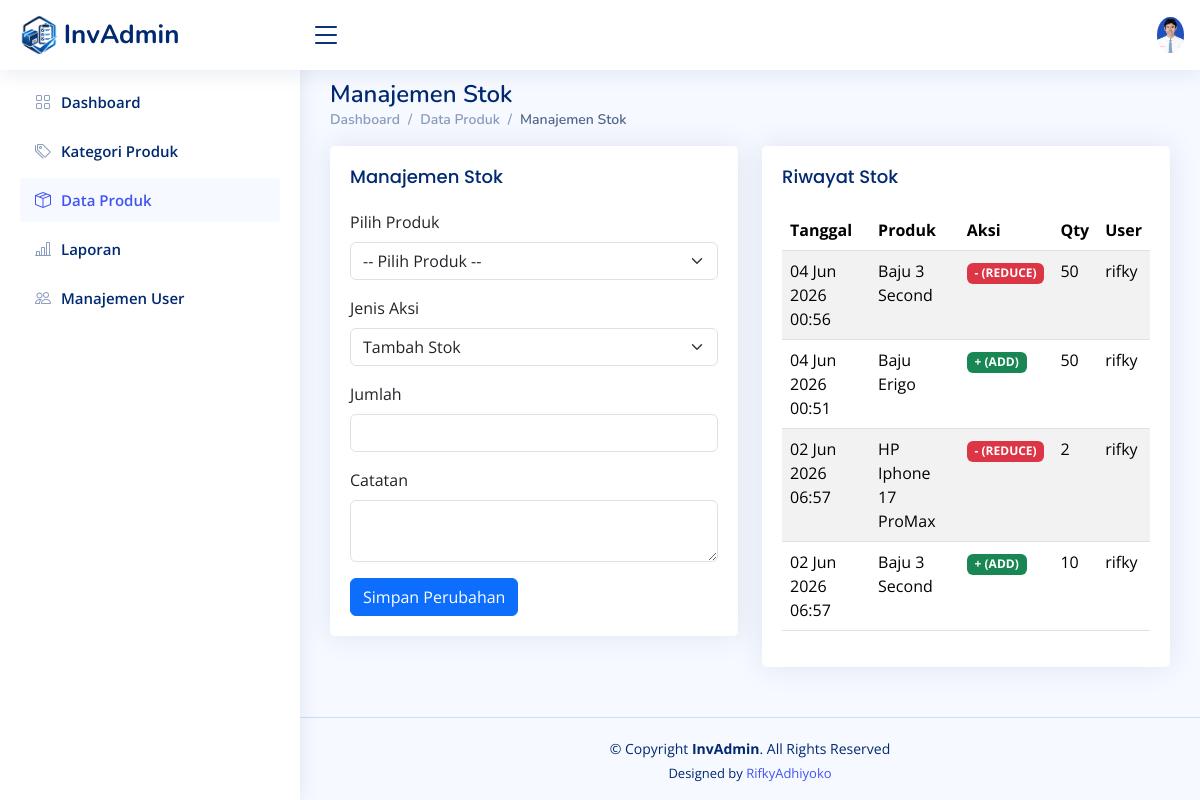
Screenshot of /stok.php (signed in) with the database file from the repository.
### tables this page shows
CREATE TABLE `stock_logs` (
  `id` int(11) NOT NULL,
  `product_id` int(11) DEFAULT NULL,
  `change_type` enum('ADD','EDIT','REDUCE') DEFAULT NULL,
  `qty` int(11) DEFAULT NULL,
  `stock_before` int(11) DEFAULT NULL,
  `stock_after` int(11) DEFAULT NULL,
  `note` varchar(255) DEFAULT NULL,
  `created_at` timestamp NOT NULL DEFAULT current_timestamp(),
  `created_by` int(11) DEFAULT NULL
);

CREATE TABLE `products` (
  `id` int(11) NOT NULL,
  `category_id` int(11) DEFAULT NULL,
  `product_code` varchar(50) DEFAULT NULL,
  `product_name` varchar(150) DEFAULT NULL,
  `stock` int(11) DEFAULT 0,
  `min_stock` int(11) DEFAULT 5,
  `price` int(11) DEFAULT NULL,
  `gambar` varchar(255) NOT NULL,
  `created_at` timestamp NOT NULL DEFAULT current_timestamp(),
  `updated_at` timestamp NULL DEFAULT NULL
);

CREATE TABLE `users` (
  `id` int(11) NOT NULL,
  `name` varchar(100) DEFAULT NULL,
  `email` varchar(100) DEFAULT NULL,
  `password` varchar(255) DEFAULT NULL,
  `role` enum('admin','staff') DEFAULT 'staff',
  `is_active` tinyint(1) DEFAULT 1,
  `created_at` timestamp NOT NULL DEFAULT current_timestamp()
);

### stok.php (the view, shortened to what this page needs)
<!DOCTYPE html>
<html lang="en">
<head>
  <link href="assets/vendor/bootstrap/css/bootstrap.min.css" rel="stylesheet">
  <link href="assets/vendor/bootstrap-icons/bootstrap-icons.css" rel="stylesheet">
  <link href="assets/vendor/boxicons/css/boxicons.min.css" rel="stylesheet">
  <link href="assets/vendor/quill/quill.snow.css" rel="stylesheet">
  <link href="assets/vendor/quill/quill.bubble.css" rel="stylesheet">
  <link href="assets/vendor/remixicon/remixicon.css" rel="stylesheet">
  <link href="assets/vendor/simple-datatables/style.css" rel="stylesheet">
  <link href="assets/css/style.css" rel="stylesheet">
</head>
<body>
  <header id="header" class="header fixed-top d-flex align-items-center">
    <div class="d-flex align-items-center justify-content-between">
      <a href="index.php" class="logo d-flex align-items-center">
        <img src="assets/img/logo.png" alt="">
        <span class="d-none d-lg-block">InvAdmin</span>
      </a>
      <i class="bi bi-list toggle-sidebar-btn"></i>
    </div>
    <nav class="header-nav ms-auto">
      <ul class="d-flex align-items-center">
        <li class="nav-item dropdown pe-3">
          <a class="nav-link nav-profile d-flex align-items-center pe-0" href="#" data-bs-toggle="dropdown">
            <img src="assets/img/profile-img.jpg" alt="Profile" class="rounded-circle">
          </a>
        </li>
      </ul>
    </nav>
  </header>
   <aside id="sidebar" class="sidebar">
    <ul class="sidebar-nav" id="sidebar-nav">
      <li class="nav-item">
        <a class="nav-link collapsed" href="index.php">
          <i class="bi bi-grid"></i>
          <span>Dashboard</span>
        </a>
      </li>
      <li class="nav-item">
        <a class="nav-link collapsed" href="kategori_produk.php">
          <i class="bi bi-tags"></i>
          <span>Kategori Produk</span>
        </a>
      </li>
      <li class="nav-item">
        <a class="nav-link " href="produk.php">
          <i class="bi bi-box-seam"></i>
          <span>Data Produk</span>
        </a>
      </li>
      <li class="nav-item">
        <a class="nav-link collapsed" href="laporan.php">
          <i class="bi bi-bar-chart-line"></i>
          <span>Laporan</span>
        </a>
      </li>
      <li class="nav-item">
        <a class="nav-link collapsed" href="users.php">
          <i class="bi bi-people"></i>
          <span>Manajemen User</span>
        </a>
      </li>
    </ul>
  </aside>
  <main id="main" class="main">
    <div class="pagetitle">
      <h1>Manajemen Stok</h1>
      <nav>
        <ol class="breadcrumb">
          <li class="breadcrumb-item"><a href="index.php">Dashboard</a></li>
          <li class="breadcrumb-item"><a href="produk.php">Data Produk</a></li>
          <li class="breadcrumb-item active">Manajemen Stok</li>
        </ol>
      </nav>
    </div>
    <section class="section">
      <div class="row">
        <div class="col-lg-6">
          <div class="card">
            <div class="card-body">
              <h5 class="card-title">Manajemen Stok</h5>
              <form method="post">
              <div class="mb-3">
                <label class="form-label">Pilih Produk</label>
                <select name="product_id" class="form-select" required>
                  <option value="">-- Pilih Produk --</option>
                  <?php
                  include 'koneksi.php';
                  ?>
                </select>
              </div>
              <div class="mb-3">
                <label class="form-label">Jenis Aksi</label>
                <select name="change_type" class="form-select">
                  <option value="ADD">Tambah Stok</option>
                </select>
              </div>
              <div class="mb-3">
                <label class="form-label">Jumlah</label>
                <input type="number" name="qty" class="form-control" required>
              </div>
              <div class="mb-3">
                <label class="form-label">Catatan</label>
                <textarea name="note" class="form-control" rows="2"></textarea>
              </div>
              <button type="submit" name="submit" class="btn btn-primary">Simpan Perubahan</button>
              </form>
            </div>
          </div>
        </div>
        <div class="col-lg-6">
          <div class="card">
            <div class="card-body">
              <h5 class="card-title">Riwayat Stok</h5>
              <table class="table table-striped">
                <thead>
                  <tr>
                    <th scope="col">Tanggal</th>
                    <th scope="col">Produk</th>
                    <th scope="col">Aksi</th>
                    <th scope="col">Qty</th>
                    <th scope="col">User</th>
                  </tr>
                </thead>
                <tbody>
                  <?php
                  $query = mysqli_query($conn, "SELECT sl.*, p.product_name, u.name FROM stock_logs sl
                            JOIN products p ON sl.product_id = p.id
                            JOIN users u ON sl.created_by = u.id
                            ORDER BY sl.created_at DESC");
                  while ($row = mysqli_fetch_assoc($query)) {
                    $badge = $row['change_type'] == 'ADD'
                    ? "<span class='badge bg-success'>+ (ADD)</span>"
                    : "<span class='badge bg-danger'>- (REDUCE)</span>";
                    echo "<tr>
                            <td>" . date('d M Y H:i', strtotime($row['created_at'])) . "</td>
                            <td>{$row['product_name']}</td>
                            <td>{$badge}</td>
                            <td>{$row['qty']}</td>
                            <td>{$row['name']}</td>
                          </tr>";
                  }
                  ?>
                </tbody>
              </table>
            </div>
          </div>
        </div>
      </div>
    </section>
  </main>
  <footer id="footer" class="footer">
    <div class="copyright">
      &copy; Copyright <strong><span>InvAdmin</span></strong>. All Rights Reserved
    </div>
    <div class="credits">
      Designed by <a href="https://www.instagram.com/mchrifkyadhiyoko/">RifkyAdhiyoko</a>
    </div>
  </footer>
</body>
</html>

### assets/css/style.css (style rules this page uses)
:root { scroll-behavior: smooth; }
body { font-family: "Open Sans", sans-serif; background: #f6f9ff; color: #444444; }
a { color: #4154f1; text-decoration: none; }
h1, h2, h3, h4, h5, h6 { font-family: "Nunito", sans-serif; }
#main { margin-top: 60px; padding: 20px 30px; transition: all 0.3s; }
.pagetitle { margin-bottom: 10px; }
.pagetitle h1 { font-size: 24px; margin-bottom: 0; font-weight: 600; color: #012970; }
.card { margin-bottom: 30px; border: none; border-radius: 5px; box-shadow: 0px 0 30px rgba(1, 41, 112, 0.1); }
.card-title { padding: 20px 0 15px 0; font-size: 18px; font-weight: 500; color: #012970; font-family: "Poppins", sans-serif; }
.card-body { padding: 0 20px 20px 20px; }
.breadcrumb { font-size: 14px; font-family: "Nunito", sans-serif; color: #899bbd; font-weight: 600; }
.breadcrumb a { color: #899bbd; transition: 0.3s; }
.breadcrumb .breadcrumb-item::before { color: #899bbd; }
.breadcrumb .active { color: #51678f; font-weight: 600; }
.logo { line-height: 1; }
@media (min-width: 1200px) { .logo { width: 280px; } }
.logo img { max-height: 40px; margin-right: 6px; }
.logo span { font-size: 26px; font-weight: 700; color: #012970; font-family: "Nunito", sans-serif; }
.header { transition: all 0.5s; z-index: 997; height: 70px; box-shadow: 0px 2px 20px rgba(1, 41, 112, 0.1); background-color: #fff; padding-left: 20px; }
.header .toggle-sidebar-btn { font-size: 32px; padding-left: 10px; cursor: pointer; color: #012970; }
.header-nav ul { list-style: none; }
.header-nav>ul { margin: 0; padding: 0; }
.header-nav .nav-profile { color: #012970; }
.header-nav .nav-profile img { max-height: 36px; }
.sidebar { position: fixed; top: 60px; left: 0; bottom: 0; width: 300px; z-index: 996; transition: all 0.3s; padding: 20px; overflow-y: auto; scrollbar-width: thin; scrollbar-color: #aab7cf transparent; box-shadow: 0px 0px 20px rgba(1, 41, 112, 0.1); background-color: #fff; }
@media (min-width: 1200px) { #main, #footer { margin-left: 300px; } }
.sidebar-nav { padding: 0; margin: 0; list-style: none; }
.sidebar-nav li { padding: 0; margin: 0; list-style: none; }
.sidebar-nav .nav-item { margin-bottom: 5px; }
.sidebar-nav .nav-link { display: flex; align-items: center; font-size: 15px; font-weight: 600; color: #4154f1; transition: 0.3; background: #f6f9ff; padding: 10px 15px; border-radius: 4px; }
.sidebar-nav .nav-link i { font-size: 16px; margin-right: 10px; color: #4154f1; }
.sidebar-nav .nav-link.collapsed { color: #012970; background: #fff; }
.sidebar-nav .nav-link.collapsed i { color: #899bbd; }
.footer { padding: 20px 0; font-size: 14px; transition: all 0.3s; border-top: 1px solid #cddfff; }
.footer .copyright { text-align: center; color: #012970; }
.footer .credits { padding-top: 5px; text-align: center; font-size: 13px; color: #012970; }

### rows the page displays
stock_logs: created_at "04 Jun 2026 00:56", product.product_name "Baju 3 Second", change_type "- (REDUCE)", qty "50", users.name "rifky"
stock_logs: created_at "04 Jun 2026 00:51", product.product_name "Baju Erigo", change_type "+ (ADD)", qty "50", users.name "rifky"
stock_logs: created_at "02 Jun 2026 06:57", product.product_name "HP Iphone 17 ProMax", change_type "- (REDUCE)", qty "2", users.name "rifky"
stock_logs: created_at "02 Jun 2026 06:57", product.product_name "Baju 3 Second", change_type "+ (ADD)", qty "10", users.name "rifky"
